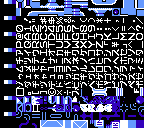

Below is a game level as drawn by its tile map, then a one-line description and the .tmx file that defines it, in full:
An orthogonal 18x16 tile map with 8x8 px tiles, 1 tile layer (10_BG_SYSTEM).

<map version="1.10" tiledversion="1.11.2" orientation="orthogonal" renderorder="right-down" width="18" height="16" tilewidth="8" tileheight="8" infinite="0" nextlayerid="2" nextobjectid="1">
 <tileset firstgid="1" name="10_BG_SYSTEM" tilewidth="8" tileheight="8" tilecount="288" columns="18">
  <image source="10_BG_SYSTEM.tile.png" width="144" height="128" />
 </tileset>
 <layer id="1" name="10_BG_SYSTEM" width="18" height="16">
  <data encoding="csv">
1,2,1610612739,1610612740,1610612741,1610612742,1610612743,1610612744,1610612745,1610612746,1610612747,1610612748,1610612749,1610612750,1610612751,1610612752,1610612753,1610612754,
19,20,1610612757,1610612758,1610612759,1610612760,1610612761,1610612762,1610612763,1610612764,1610612765,1610612766,1610612767,1610612768,1610612769,1610612770,1610612771,1610612772,
37,38,1610612775,1610612776,1610612777,1610612778,1610612779,1610612780,1610612781,1610612782,1610612783,1610612784,1610612785,1610612786,1610612787,1610612788,1610612789,1610612790,
55,56,1610612793,1610612794,1610612795,1610612796,1610612797,1610612798,1610612799,1610612800,1610612801,1610612802,1610612803,1610612804,1610612805,1610612806,1610612807,1610612808,
73,74,1610612811,1610612812,1610612813,1610612814,1610612815,1610612816,1610612817,1610612818,1610612819,1610612820,1610612821,1610612822,1610612823,1610612824,1610612825,1610612826,
91,92,1610612829,1610612830,1610612831,1610612832,1610612833,1610612834,1610612835,1610612836,1610612837,1610612838,1610612839,1610612840,1610612841,1610612842,1610612843,1610612844,
109,110,1610612847,1610612848,1610612849,1610612850,1610612851,1610612852,1610612853,1610612854,1610612855,1610612856,1610612857,1610612858,1610612859,1610612860,1610612861,1610612862,
127,128,1610612865,1610612866,1610612867,1610612868,1610612869,1610612870,1610612871,1610612872,1610612873,1610612874,1610612875,1610612876,1610612877,1610612878,1610612879,1610612880,
145,146,1610612883,1610612884,1610612885,1610612886,1610612887,1610612888,1610612889,1610612890,1610612891,1610612892,1610612893,1610612894,1610612895,1610612896,1610612897,1610612898,
163,164,1610612901,1610612902,1610612903,1610612904,1610612905,1610612906,1610612907,1610612908,1610612909,1610612910,1610612911,1610612912,1610612913,1610612914,1610612915,1610612916,
181,182,1610612919,1610612920,1610612921,1610612922,1610612923,1610612924,1610612925,1610612926,1610612927,1610612928,1610612929,1610612930,1610612931,1610612932,1610612933,1610612934,
199,200,1610612937,1610612938,1610612939,1610612940,1610612941,1610612942,1610612943,1610612944,1610612945,1610612946,1610612947,1610612948,1610612949,1610612950,1610612951,1610612952,
217,218,1610612955,1610612956,1610612957,1610612958,1610612959,1610612960,1610612961,1610612962,1610612963,1610612964,1610612965,1610612966,1610612967,1610612968,1610612969,1610612970,
235,236,1610612973,1610612974,1610612975,1610612976,1610612977,1610612978,1610612979,1610612980,1610612981,1610612982,1610612983,1610612984,1610612985,1610612986,1610612987,1610612988,
253,254,1610612991,1610612992,1610612993,1610612994,1610612995,1610612996,1610612997,1610612998,1610612999,1610613000,1610613001,1610613002,1610613003,1610613004,1610613005,1610613006,
271,272,1610613009,1610613010,1610613011,1610613012,1610613013,1610613014,1610613015,1610613016,1610613017,1610613018,1610613019,1610613020,1610613021,1610613022,1610613023,1610613024
</data>
 </layer>
</map>
